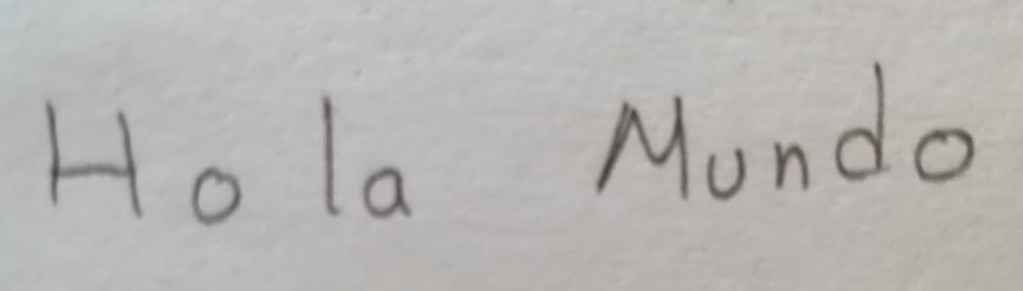
#> input picture text_model/images/hola.jpg, 1023 x 291 px
$ python -i data_preparation.py   (imports and definitions only)
#> lines starting #> are read from the running program, lines starting #| are printed output that depends on the picture; after the words box and inside, x2 and y2 are one past the last pixel; in counts of white or black regions, pixels touching at a corner belong together
import cv2
import os
import numpy as np
from math import floor

class Preproc(object):
    # [32 lines left out: function resize, not called in this run]
    def resize_to_train(self,image):
        h,w = image.shape
#> h = 291; w = 1023
        blur = cv2.GaussianBlur(image,(5,5),0)
        ret3,image = cv2.threshold(blur,0,255,cv2.THRESH_BINARY + cv2.THRESH_OTSU)
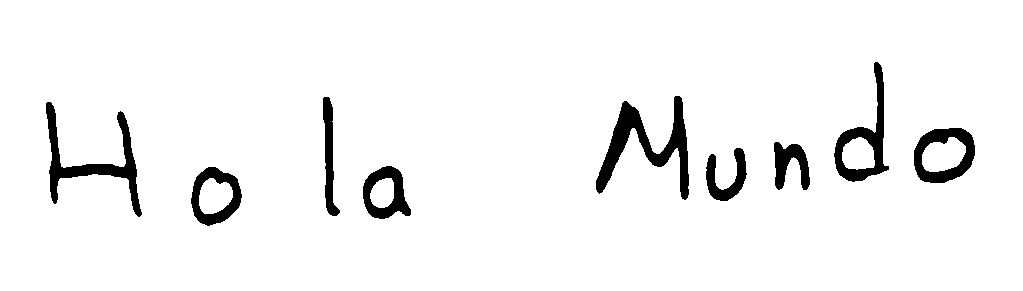
#> image: shape (291, 1023); 95.1% white; 9 black regions, largest, box (x1, y1, x2, y2) and area: (596, 96, 689, 200) 2997, (46, 102, 142, 217) 2387, (834, 62, 889, 182) 1899
#> ret3 = 155
        image = (255 - image)
        bg = None
        if(h > w):
            bg = np.zeros((h,h))
            for y in range(h):
                for x in range(w):
                    dif = floor((h - w)/2)
                    bg[y,x + dif] = image[y,x]
        elif(w > h):
            bg = np.zeros((w,w))
            for y in range(h):
                for x in range(w):
                    dif = floor((w - h)/2)
                    bg[y + dif,x] = image[y,x]
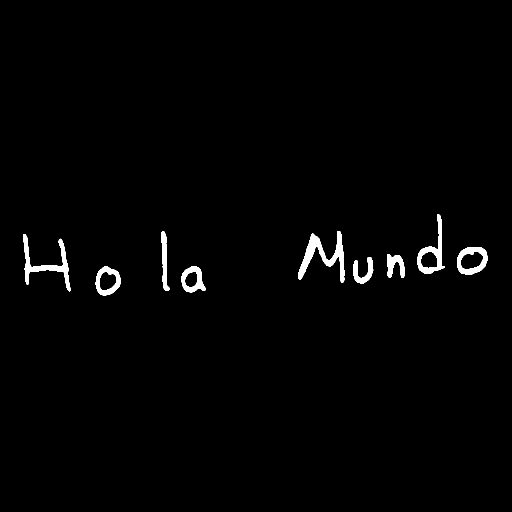
#> bg: shape (1023, 1023) float64 (shown at 1/2 size); 1.4% white; 9 white regions, largest, box (x1, y1, x2, y2) and area: (596, 462, 689, 566) 2997, (46, 468, 142, 583) 2387, (834, 428, 889, 548) 1899
        else:
            bg = image
        return cv2.resize(bg,(28,28),interpolation = cv2.INTER_LINEAR)
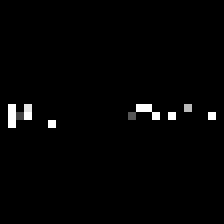
#> returned value: shape (28, 28) float64 (shown 8 times larger); min 0, max 255, mean 4

    # [24 lines left out: function resize_28_28, not called in this run]
"""pp = Preproc()
cv2.imshow("imagen",pp.resize_to_train(cv2.imread("data/printable/73/a01-014-02-07.png",0)))
cv2.waitKey(0);"""

>>> import cv2
>>> picture = cv2.imread('../images/hola.jpg', cv2.IMREAD_GRAYSCALE)
>>> result = Preproc().resize_to_train(picture)
